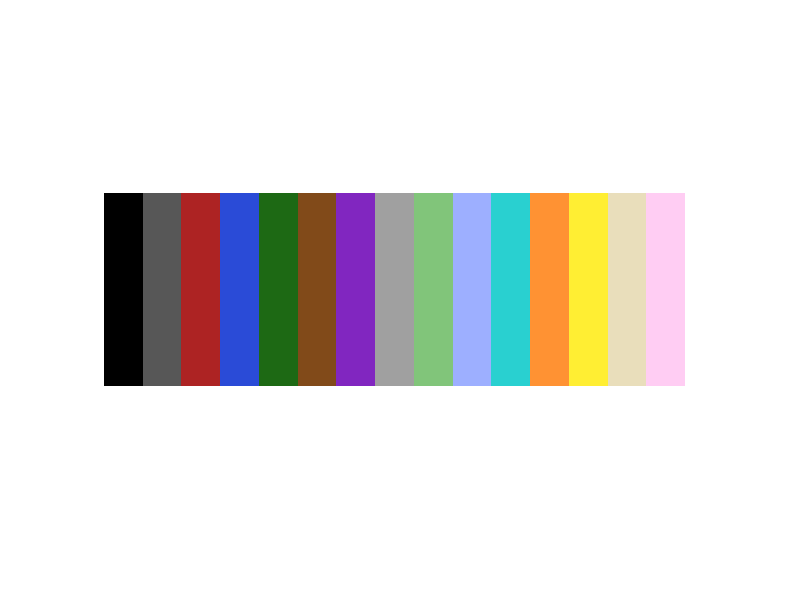

The MATLAB script that drew this image: (Note: this script raises an error after producing the figure.)
format long g
format compact
clc
close all
clearvars

% get the location of the script file to save figures
full_path = mfilename('fullpath');
[startpath,  filename, ext] = fileparts(full_path);
plot_num = 1;

%% shape parameters

%color = {'blue', 'green', 'red', 'cyan', 'magenta', 'yellow', 'black', 'white', [0.5, 0.5, 0.5]};
% color = {[0 0 1]; [0 1 0]; [1 0 0]; [0 1 1]; [1 0 1]; [1 1 0]; [0 0 0]; [1 1 1]; [0.5 0.5 0.5]};                    

% http://alumni.media.mit.edu/~wad/color/numbers.html
color = {[0, 0, 0];[87, 87, 87]/255;[173, 35, 35]/255;[42, 75, 215]/255;...
         [29, 105, 20]/255;[129, 74, 25]/255;[129, 38, 192]/255;[160, 160, 160]/255;...
         [129, 197, 122]/255;[157, 175, 255]/255;[41, 208, 208]/255;[255, 146, 51]/255;...
         [255, 238, 51]/255;[233, 222, 187]/255;[255, 205, 243]/255;[255, 255, 255]/255};

commandwindow;

%% create the folders
save_path = 'D:/IUPUI/Test_data/test_blur4/';

warning('off');
mkdir(save_path);
mkdir(save_path, 'images');
mkdir(save_path, 'depth_maps');
warning('on');

%% show the colors
img_w = 50;
img_h = 250;
img = [];

for idx=1:numel(color)
    img = cat(2, img, cat(3, color{idx}(1).*ones(img_h, img_w), color{idx}(2).*ones(img_h, img_w), color{idx}(3).*ones(img_h, img_w))); 
end

figure(plot_num)
imshow(img)
plot_num = plot_num + 1;

%% start to create the images
img_w = 400;
img_h = 400;

% x_min,x_max; y_min,y_max; min_r,max_r
circle = [1,img_w; 1,img_h; 10,20];
polygon = [1,img_w; 1,img_h; -50,50];

dm_values = [0, 9:1:232];

fprintf('%s\n\n', save_path);

tic;
for kdx=0:49

    % get the random background color
    bg_color = randi([1,numel(color)],1);
    img = cat(3, color{bg_color}(1).*ones(img_h, img_w), color{bg_color}(2).*ones(img_h, img_w), color{bg_color}(3).*ones(img_h, img_w));
    dm = zeros(img_h, img_w, 3);
    
    D = randi([1, numel(dm_values)],1,50);
    D = sort(unique(D));

    for idx=1:numel(D)

        % get the number of shapes for a given depth map value
%         N = randi([3,floor((numel(D)-idx)/2) + 6], 1);
        N = randi([3,floor(exp((4*(numel(D)-idx))/numel(D))) + 6], 1);

        dm_val = (dm_values(D(idx))/255)*ones(1,3); %, dm_values((idx, idx]/255.0;
        
        for jdx=1:N
            % get the shape type
            T = randi([1,2], 1);
            
            % get the random color for the shape
            C = randi([1,numel(color)],1);
            while(C == bg_color)
                C = randi([1,numel(color)],1);
            end
            
            switch(T)
                case 1
                    X = randi(circle(1,:), 1);
                    Y = randi(circle(2,:), 1);
                    R = randi(circle(3,:), 1);

                    img = insertShape(img, 'FilledCircle', [X, Y, R], 'Color', color{C}, 'Opacity',1, 'SmoothEdges', false);
                    dm = insertShape(dm, 'FilledCircle', [X, Y, R], 'Color', dm_val, 'Opacity',1, 'SmoothEdges', false);

                case 2
                    X = randi(polygon(1,:), 1);
                    Y = randi(polygon(2,:), 1);            
                    P = randi(polygon(3,:), [1,6]);
                    P(1:2:end) = P(1:2:end) + X;
                    P(2:2:end) = P(2:2:end) + Y;
                    P = cat(2, X, Y, P);

                    img = insertShape(img, 'FilledPolygon', P, 'Color', color{C}, 'Opacity',1, 'SmoothEdges', false);
                    dm = insertShape(dm, 'FilledPolygon', P, 'Color', dm_val, 'Opacity',1, 'SmoothEdges', false);

            end
        end
    end

%     figure(plot_num)
%     imshow(img);
% 
%     figure(plot_num + 1)
%     imshow(dm);

    % save the image file and depth maps
    image_num = num2str(kdx, '%03d');

    img_filename = strcat('images/image_', image_num, '.png');
    imwrite(img, strcat(save_path, img_filename));

    dm_filename = strcat('depth_maps/dm_', image_num, '.png');
    imwrite(dm, strcat(save_path, dm_filename));
    
    fprintf('%s, %s, 0.32, 0.01, 256\n', img_filename, dm_filename);
    
end

toc;

%% this adds a capabilityy to write out individual depth maps

% min_depth = 0;
% max_depth = 255;
% 
% for idx=min_depth:max_depth
%     gt = idx*ones(300,300);
% 
%     imwrite(uint8(gt), strcat('D:/IUPUI/Test_data/test_blur/depth_',num2str(idx,'%03d'),'.png'));
% 
% end

%% write out the blur image input

% for idx=0:4
% 
%     for jdx=0:255
%         fprintf('images/image_%02d.png, depth_maps/depth_%03d.png, 0.32, 0.01, 256, %03d\n', idx, jdx, jdx);
%     end
% 
% end



